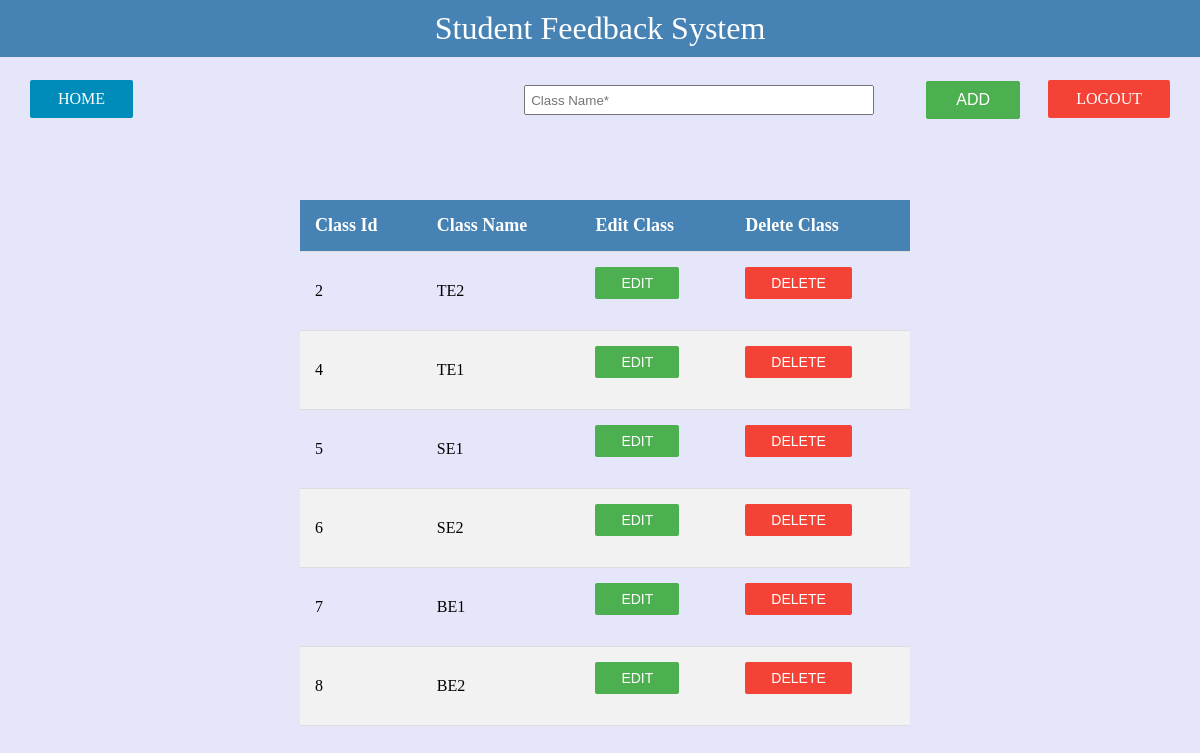
/admin/editclass.php, run on the app's committed database.
### tables this page shows
CREATE TABLE IF NOT EXISTS `class` (
  `cid` int(11) NOT NULL AUTO_INCREMENT,
  `cname` varchar(25) NOT NULL,
  PRIMARY KEY (`cid`)
);

### admin/editclass.php (the view, shortened to what this page needs)
<html>
	<head>
	</head>
	<body>
	<?php
		$con = mysql_connect("localhost","root","");
	?>
	<div class="addclass">
		<form action="editclass.php" method="post">
			<input type="text" id="cname" name="cname" placeholder="Class Name*" style="width:350px; height:30px; padding:5px; margin-top:5px; " required>&nbsp&nbsp&nbsp&nbsp&nbsp&nbsp&nbsp&nbsp&nbsp&nbsp&nbsp&nbsp
			<input type="submit" name="add" id="add" class="button" value="ADD">
		</form>
	</div>
	<div class="head"> Student Feedback System </div>
	<a href="http://localhost/feedback%20sytem/index.php" class="logout"> LOGOUT</a>
	<a href="admin.php" class="home"> HOME</a>
	<div class="main">
	<?php
		$sql = "select * from class";
		$result = mysql_query($sql,$con) or die(Mysql_error());
		$records = Mysql_num_rows($result);
		if($records==0)
		{
				echo "No Records Found";
		}
		else
		{
	?>
		<table>
		<tr>
			<th> Class Id </th>
			<th> Class Name </th>
			<th> Edit Class </th>
			<th> Delete Class </th>
		<tr>
	<?php
			while($row = Mysql_fetch_array($result))
			{
				$cname=$row['cname'];
				$cid=$row['cid'];
	?>
		<tr>
			<td> <?php echo $cid; ?></td>
			<td> <?php echo $cname; ?> </td>
			<td> <form action="editclass.php?ID=<?php echo $cid; ?>" method="post">  <input type="submit" onclick="myFunction()" name="edit" id="edit" class="edit" value="EDIT"> </form> </td>
			<td> <form action="editclass.php?ID=<?php echo $cid; ?>" method="post">  <input type="submit" name="delete" id="delete" class="delete" value="DELETE"> </form> </td>
		</tr>
	<?php
			}
		}
	?>
	</div>
	</body>
</html>

### admin/editclass.php (style rules this page uses)
.head { font-size:32px; background-color:#4682B4; color:white; text-align:center; padding:10px; position:absolute; top:0px; left:0px; right:0px; z-index:0; }
body { background-color:lavender; }
.logout { background-color: #f44336; border-radius: 2px; color: white; border:none; padding: 10px 28px; text-align: center; text-decoration: none; display: inline-block; font-size: 16px; position:absolute; top:80px; right:30px; }
.home { background-color: #008CBA; border-radius: 2px; color: white; border:none; padding: 10px 28px; text-align: center; text-decoration: none; display: inline-block; font-size: 16px; position:absolute; top:80px; left:30px; }
.main { position:absolute; top:180px; left:280px; right:270px; height:450px; padding:20px; text-align:center; border-radius: 20px; }
table { border-collapse: collapse; width: 100%; }
th { height: 50px; background-color: #4682B4; color: white; font-size:18px; }
th,td { padding: 15px; text-align: left; border-bottom: 1px solid #ddd; }
tr:nth-child(even) { background-color: #f2f2f2; }
.addclass { position:absolute; top:80px; right:180px; }
.button { background-color: #4CAF50; border-radius: 2px; color: white; border:none; padding: 10px 30px; text-align: center; text-decoration: none; display: inline-block; font-size: 16px; }
.edit { background-color: #4CAF50; border-radius: 2px; color: white; border:none; padding: 8px 26px; text-align: center; text-decoration: none; display: inline-block; font-size: 14px; }
.delete { background-color: #f44336; border-radius: 2px; color: white; border:none; padding: 8px 26px; text-align: center; text-decoration: none; display: inline-block; font-size: 14px; }

### data on the page
class: cid "2", cname "TE2"
class: cid "4", cname "TE1"
class: cid "5", cname "SE1"
class: cid "6", cname "SE2"
class: cid "7", cname "BE1"
class: cid "8", cname "BE2"
